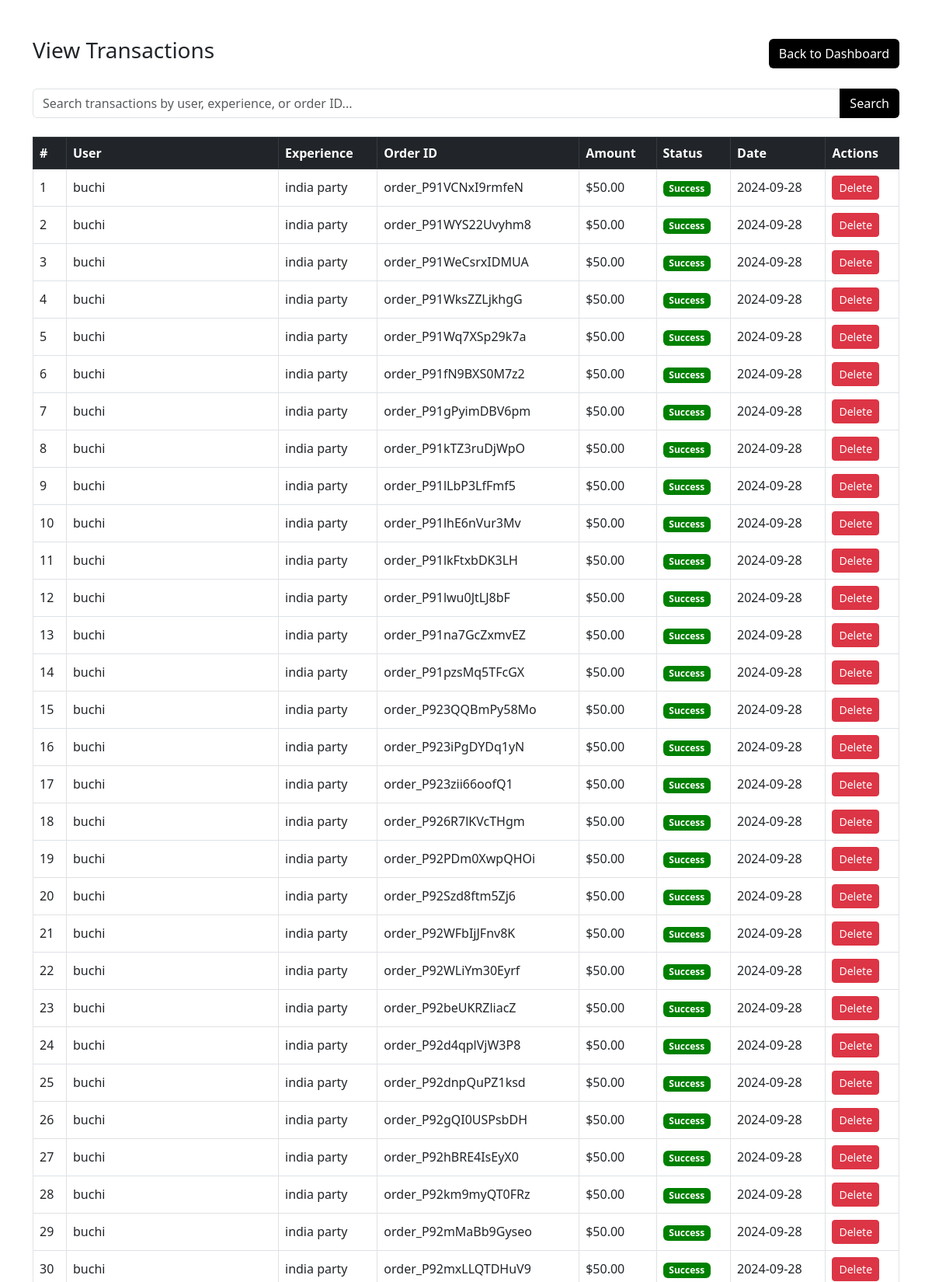
The app's page /admix/view_transactons (upper part) with its own data.
### base/models.py (models this page shows, shortened)
class Transaction(models.Model):
    user = models.ForeignKey(CustomUser, on_delete=models.CASCADE)
    experience = models.ForeignKey(Experience, on_delete=models.CASCADE)
    order_id = models.CharField(max_length=255)  # Razorpay Order ID
    payment_id = models.CharField(max_length=255)  # Razorpay Payment ID
    amount = models.DecimalField(max_digits=10, decimal_places=2)
    payment_date = models.DateTimeField(auto_now_add=True)
    is_paid = models.BooleanField(default=False)

class CustomUser(AbstractUser):
    phone_number = models.CharField(max_length=15, null=True, blank=True)
    business_name = models.CharField(max_length=255, null=True, blank=True)
    vendor_type = models.CharField(max_length=20, choices=[('individual', 'Individual'), ('small_business', 'Small Business'), ('organization', 'Organization')], null=True, blank=True)
    verification_code = models.CharField(max_length=6, blank=True, null=True)  # Store the verification code
    is_verified = models.BooleanField(default=False)
    is_agreed = models.BooleanField(default=False)
    is_vendor  = models.BooleanField(default=False)
    is_online = models.BooleanField(default=False)
    date_birth =models.DateField( null=True)
    role = models.CharField(max_length=10, choices=[('user', 'User'), ('vendor', 'Vendor')], default='user')

class Experience(models.Model):
    CATEGORY_CHOICES = [
        ('adventure_outdoor', 'Adventure & Outdoor'),
        ('cultural_historical', 'Cultural & Historical'),
        ('food_drink', 'Food & Drink'),
        ('wellness_relaxation', 'Wellness & Relaxation'),
        ('entertainment_shows', 'Entertainment & Shows'),
        ('workshops_learning', 'Workshops & Learning'),
        ('nature_wildlife', 'Nature & Wildlife'),
        ('water_activities', 'Water Activities'),
        ('romantic_special', 'Romantic & Special Occasions'),
        ('family_friendly', 'Family-Friendly'),
        ('luxury_experiences', 'Luxury Experiences'),
        ('seasonal_holiday', 'Seasonal & Holiday'),
    ]
    title = models.CharField(max_length=255)
    description = models.TextField()
    category = models.CharField(max_length=50, choices=CATEGORY_CHOICES)
    location = models.CharField(max_length=255)
    private_group_price = models.DecimalField(max_digits=10, decimal_places=2, blank=True, null=True)
    private_group_max_guests = models.PositiveIntegerField(default=10)  # Number of guests for private group pricing
    price_per_guest = models.DecimalField(max_digits=10, decimal_places=2, blank=True, null=True)  # Price per guest
    discount_price = models.DecimalField(max_digits=10, decimal_places=2, blank=True, null=True)  # Discount price (if applicable)
    extra_services = models.JSONField(blank=True, null=True)  # Store extra services and prices in JSON format
    available_slots = models.IntegerField(blank=True, null=True)
    calendar_view = models.JSONField(blank=True, null=True)  # Visual representation of available time slots
    sessions_per_day = models.PositiveIntegerField(default=1)  # Number of sessions per day
    min_guests = models.PositiveIntegerField(default=1)  # Minimum number of guests
    max_guests = models.PositiveIntegerField(default=20)  # Maximum number of guests
    created_at = models.DateTimeField(auto_now_add=True)
    updated_at = models.DateTimeField(auto_now=True)
    vendor = models.ForeignKey('VendorProfile', on_delete=models.CASCADE, related_name='experiences')
    vendor_user = models.ForeignKey('UserProfile', on_delete=models.CASCADE, null=True)
    guest = models.IntegerField(default=0)
    images = models.ImageField(upload_to='experience_images/', null=True, blank=True)  # Image upload
    videos = models.FileField(upload_to='experience_videos/', null=True, blank=True)  # Vendor video upload
    tags = models.CharField(max_length=255, blank=True)  # Comma-separated tags for searching/filtering
    rating = models.DecimalField(max_digits=3, decimal_places=2, default=0.0)  # Average rating
    is_featured = models.BooleanField(default=False)  # Flag for featured experiences
    duration = models.CharField(max_length=50)  # Duration of the experience (e.g., "3 hours", "2 days")
    requirements = models.TextField(blank=True)  # Optional special requirements
    what_to_bring = models.TextField(blank=True)  # Optional list of recommended things to bring
    paypal = models.ForeignKey('Vendorpaypal', on_delete=models.CASCADE, null=True, blank=True)

### Admin/views.py (the view)
# urls.py: path('view_transactons',views.view_transactons,name="view_transactons"),
def view_transactons(request):
    trac = Transaction.objects.all()
    context = {
        'trac':trac
    }
    return render (request, 'admin/view_transactions.html',context)

### base/templates/admin/view_transactions.html (shortened to what this page needs)
<!DOCTYPE html>
<html lang="en">
<head>
    <link href="https://cdn.jsdelivr.net/npm/bootstrap@5.3.0-alpha1/dist/css/bootstrap.min.css" rel="stylesheet">
</head>
<body>
    <div class="container mt-5">
        <div class="d-flex justify-content-between align-items-center mb-4">
            <h1 class="h3">View Transactions</h1>
            <a href="{% url 'admix:dashboard' %}" class="btn btn-black">Back to Dashboard</a>
        </div>
        <div class="input-group mb-4">
            <input type="text" class="form-control" placeholder="Search transactions by user, experience, or order ID...">
            <button class="btn btn-black" type="button">Search</button>
        </div>
        <table class="table table-bordered table-hover">
            <thead class="table-dark">
                <tr>
                    <th>#</th>
                    <th>User</th>
                    <th>Experience</th>
                    <th>Order ID</th>
                    <th>Amount</th>
                    <th>Status</th>
                    <th>Date</th>
                    <th>Actions</th>
                </tr>
            </thead>
            <tbody>
                {% for trac in trac %}
                <tr>
                    <td>{{forloop.counter}}</td>
                    <td>{{trac.user.username}}</td>
                    <td>{{trac.experience.title}}</td>
                    <td>{{trac.order_id}}</td>
                    <td>${{trac.amount}}</td>
                    <td>
                        <span class="badge badge-success">Success</span>
                    </td>
                    <td>2024-09-28</td>
                    <td>
                        <a href="#" class="btn btn-sm btn-danger">Delete</a>
                    </td>
                </tr>
                {% endfor %}
            </tbody>
        </table>
    </div>
</body>
</html>

### base/templates/admin/view_transactions.html (style rules this page uses)
.btn-black { background-color: black; color: white; }
.badge-success { background-color: green; }
.table th, .table td { vertical-align: middle; }

### records on screen
Transaction: user.username "buchi", experience "india party", order_id "order_P91VCNxI9rmfeN", amount "50.00"
Transaction: user.username "buchi", experience "india party", order_id "order_P91WYS22Uvyhm8", amount "50.00"
Transaction: user.username "buchi", experience "india party", order_id "order_P91WeCsrxIDMUA", amount "50.00"
Transaction: user.username "buchi", experience "india party", order_id "order_P91WksZZLjkhgG", amount "50.00"
Transaction: user.username "buchi", experience "india party", order_id "order_P91Wq7XSp29k7a", amount "50.00"
Transaction: user.username "buchi", experience "india party", order_id "order_P91fN9BXS0M7z2", amount "50.00"
Transaction: user.username "buchi", experience "india party", order_id "order_P91gPyimDBV6pm", amount "50.00"
Transaction: user.username "buchi", experience "india party", order_id "order_P91kTZ3ruDjWpO", amount "50.00"
Transaction: user.username "buchi", experience "india party", order_id "order_P91lLbP3LfFmf5", amount "50.00"
Transaction: user.username "buchi", experience "india party", order_id "order_P91lhE6nVur3Mv", amount "50.00"
Transaction: user.username "buchi", experience "india party", order_id "order_P91lkFtxbDK3LH", amount "50.00"
Transaction: user.username "buchi", experience "india party", order_id "order_P91lwu0JtLJ8bF", amount "50.00"
Transaction: user.username "buchi", experience "india party", order_id "order_P91na7GcZxmvEZ", amount "50.00"
Transaction: user.username "buchi", experience "india party", order_id "order_P91pzsMq5TFcGX", amount "50.00"
Transaction: user.username "buchi", experience "india party", order_id "order_P923QQBmPy58Mo", amount "50.00"
Transaction: user.username "buchi", experience "india party", order_id "order_P923iPgDYDq1yN", amount "50.00"
Transaction: user.username "buchi", experience "india party", order_id "order_P923zii66oofQ1", amount "50.00"
Transaction: user.username "buchi", experience "india party", order_id "order_P926R7lKVcTHgm", amount "50.00"
Transaction: user.username "buchi", experience "india party", order_id "order_P92PDm0XwpQHOi", amount "50.00"
Transaction: user.username "buchi", experience "india party", order_id "order_P92Szd8ftm5Zj6", amount "50.00"
Transaction: user.username "buchi", experience "india party", order_id "order_P92WFbIjJFnv8K", amount "50.00"
Transaction: user.username "buchi", experience "india party", order_id "order_P92WLiYm30Eyrf", amount "50.00"
Transaction: user.username "buchi", experience "india party", order_id "order_P92beUKRZliacZ", amount "50.00"
Transaction: user.username "buchi", experience "india party", order_id "order_P92d4qplVjW3P8", amount "50.00"
Transaction: user.username "buchi", experience "india party", order_id "order_P92dnpQuPZ1ksd", amount "50.00"
Transaction: user.username "buchi", experience "india party", order_id "order_P92gQI0USPsbDH", amount "50.00"
Transaction: user.username "buchi", experience "india party", order_id "order_P92hBRE4IsEyX0", amount "50.00"
Transaction: user.username "buchi", experience "india party", order_id "order_P92km9myQT0FRz", amount "50.00"
Transaction: user.username "buchi", experience "india party", order_id "order_P92mMaBb9Gyseo", amount "50.00"
Transaction: user.username "buchi", experience "india party", order_id "order_P92mxLLQTDHuV9", amount "50.00"
